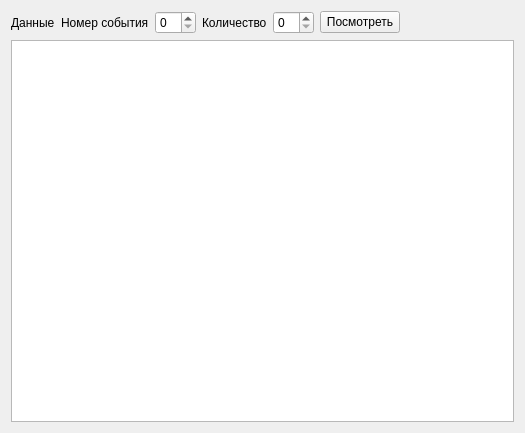
<?xml version="1.0" encoding="UTF-8"?>
<ui version="4.0">
 <class>ViewerBox</class>
 <widget class="QWidget" name="ViewerBox">
  <property name="geometry">
   <rect>
    <x>0</x>
    <y>0</y>
    <width>525</width>
    <height>433</height>
   </rect>
  </property>
  <property name="windowTitle">
   <string>Dialog</string>
  </property>
  <layout class="QVBoxLayout" name="verticalLayout_2">
   <item>
    <layout class="QHBoxLayout" name="horizontalLayout">
     <item>
      <widget class="QLabel" name="label_4">
       <property name="sizePolicy">
        <sizepolicy hsizetype="Fixed" vsizetype="Preferred">
         <horstretch>0</horstretch>
         <verstretch>0</verstretch>
        </sizepolicy>
       </property>
       <property name="text">
        <string>Данные</string>
       </property>
      </widget>
     </item>
     <item>
      <layout class="QHBoxLayout" name="metadata_layout"/>
     </item>
     <item>
      <widget class="QLabel" name="label">
       <property name="text">
        <string>Номер события</string>
       </property>
      </widget>
     </item>
     <item>
      <widget class="QSpinBox" name="sb_num_event"/>
     </item>
     <item>
      <widget class="QLabel" name="label_2">
       <property name="text">
        <string>Количество</string>
       </property>
      </widget>
     </item>
     <item>
      <widget class="QSpinBox" name="sb_count_event"/>
     </item>
     <item>
      <widget class="QPushButton" name="btn_show_event">
       <property name="text">
        <string>Посмотреть</string>
       </property>
      </widget>
     </item>
     <item>
      <spacer name="horizontalSpacer">
       <property name="orientation">
        <enum>Qt::Horizontal</enum>
       </property>
       <property name="sizeHint" stdset="0">
        <size>
         <width>40</width>
         <height>20</height>
        </size>
       </property>
      </spacer>
     </item>
    </layout>
   </item>
   <item>
    <widget class="QTableWidget" name="tw_viewer"/>
   </item>
  </layout>
 </widget>
 <resources/>
 <connections/>
</ui>
